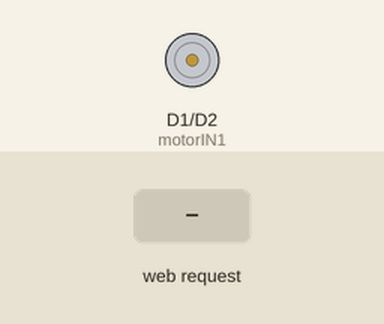
A sketch run on a simulated ESP8266 (NodeMCU). Parts: motor-driver pin pairs drawn as motors (green arrow = first pin HIGH = forward, orange = second pin HIGH = backward, longer = more drive). The test bench sets the inputs (shaded band). WiFi joins after 1.5 s; servers stay silent unless stated; what the sketch prints to the serial monitor is not drawn.

Above: at 2.7 s.
2.8 s: HTTP request GET /open received
At 4.0 s:
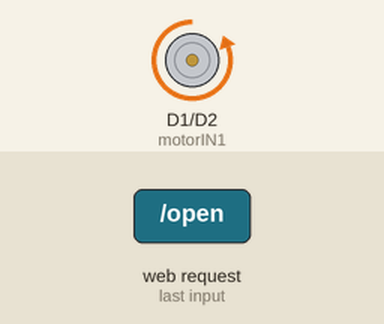
Timing chart, 0 to 9.3 s (numbered marks = the images above; inputs shaded):
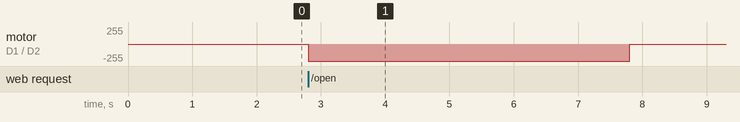

The sketch:

Motor_webserver.ino
```cpp
#include <ESP8266WiFi.h>
#include <WiFiClient.h>
#include <ESP8266WebServer.h>
#include <ESP8266mDNS.h>

const char* ssid = ".............";
const char* password = ".............";

ESP8266WebServer server(80);
int motorIN1 = D1;
int motorIN2 = D2;
int motorDir;
int motorState = 0;

unsigned long previousMillis = 0;
const long interval = 5000;


void handleRoot() {
  server.send(200, "text/plain", "hello from esp8266!");
}

void handleNotFound() {
  String message = "File Not Found\n\n";
  message += "URI: ";
  message += server.uri();
  message += "\nMethod: ";
  message += (server.method() == HTTP_GET) ? "GET" : "POST";
  message += "\nArguments: ";
  message += server.args();
  message += "\n";
  for (uint8_t i = 0; i < server.args(); i++) {
    message += " " + server.argName(i) + ": " + server.arg(i) + "\n";
  }
  server.send(404, "text/plain", message);
}


void forward() {
  digitalWrite(motorIN1, LOW);
  digitalWrite(motorIN2, HIGH);
  delay(5000);
  motorstop();
}

void backward() {
  digitalWrite(motorIN1, HIGH);
  digitalWrite(motorIN2, LOW);
  delay(5000);
  motorstop();
}

void motorstop() {
  digitalWrite(motorIN1, LOW);
  digitalWrite(motorIN2, LOW);
}
void setup(void) {
  Serial.begin(115200);
  WiFi.mode(WIFI_STA);
  WiFi.begin(ssid, password);
  Serial.println("");
  pinMode(motorIN1, OUTPUT);
  pinMode(motorIN2, OUTPUT);
  // Wait for connection
  while (WiFi.status() != WL_CONNECTED) {
    delay(500);
    Serial.print(".");
  }
  Serial.println("");
  Serial.print("Connected to ");
  Serial.println(ssid);
  Serial.print("IP address: ");
  Serial.println(WiFi.localIP());

  if (MDNS.begin("esp8266")) {
    Serial.println("MDNS responder started");
  }

  server.on("/", handleRoot);

  server.on("/open", []() {
    server.send(200, "text/plain", "Opening");
    forward();
  });
  server.on("/close", []() {
    server.send(200, "text/plain", "Closing");
    backward();
  });

  server.onNotFound(handleNotFound);

  server.begin();
  motorstop();

  Serial.println("HTTP server started");
}

void loop(void) {
  server.handleClient();
}
```

Measured:
- after the input at 2.8 s, motor on D1 (motorIN1) / D2 (motorIN2): stopped → backward 255/255 at once, → stopped 5.0 s later
